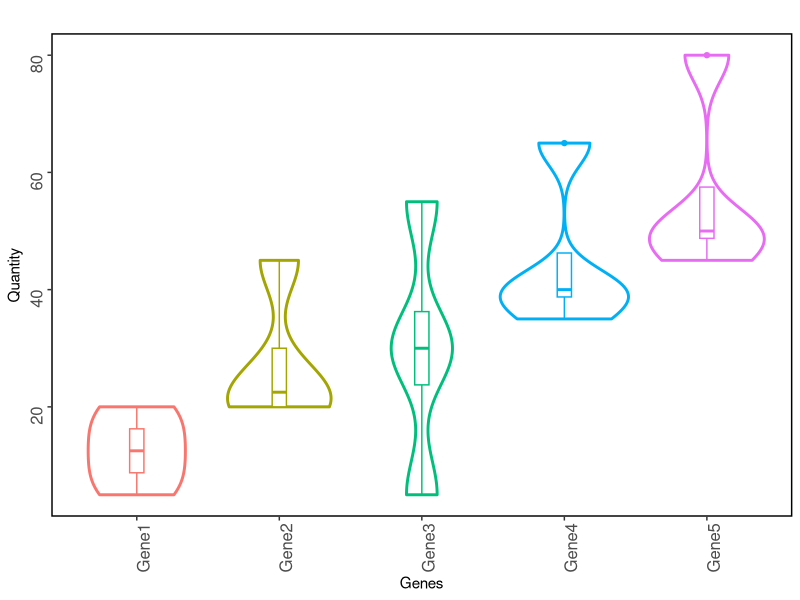

The R source for this figure:
# Importing package
library(ggplot2)
library(reshape2)

# Reading datasets
data <- read.csv("dummy_data1.csv", sep=",", header=T)

# Matrix manipulation
mat <- as.matrix(data[, -1])
rownames(mat) <- data$Sample

# Defining image parms
png(file = "violin.png", width=600, height=500)

# Plotting violin plot
ggplot(melt(mat), aes(x=Var2, y=value, group=Var2, color=Var2)) + 
	geom_violin(size=1) + geom_boxplot(width=0.1)+
	theme(panel.background=element_blank(),panel.border = element_rect(colour = "black", fill=NA, size=1 ), 
	axis.text.x = element_text(size = 12, angle = 90),axis.text.y = element_text(size = 12, angle = 90), legend.position = "none")+
	ggtitle(" ")+xlab("Genes")+ylab("Quantity")
	
# Saving image
dev.off()
